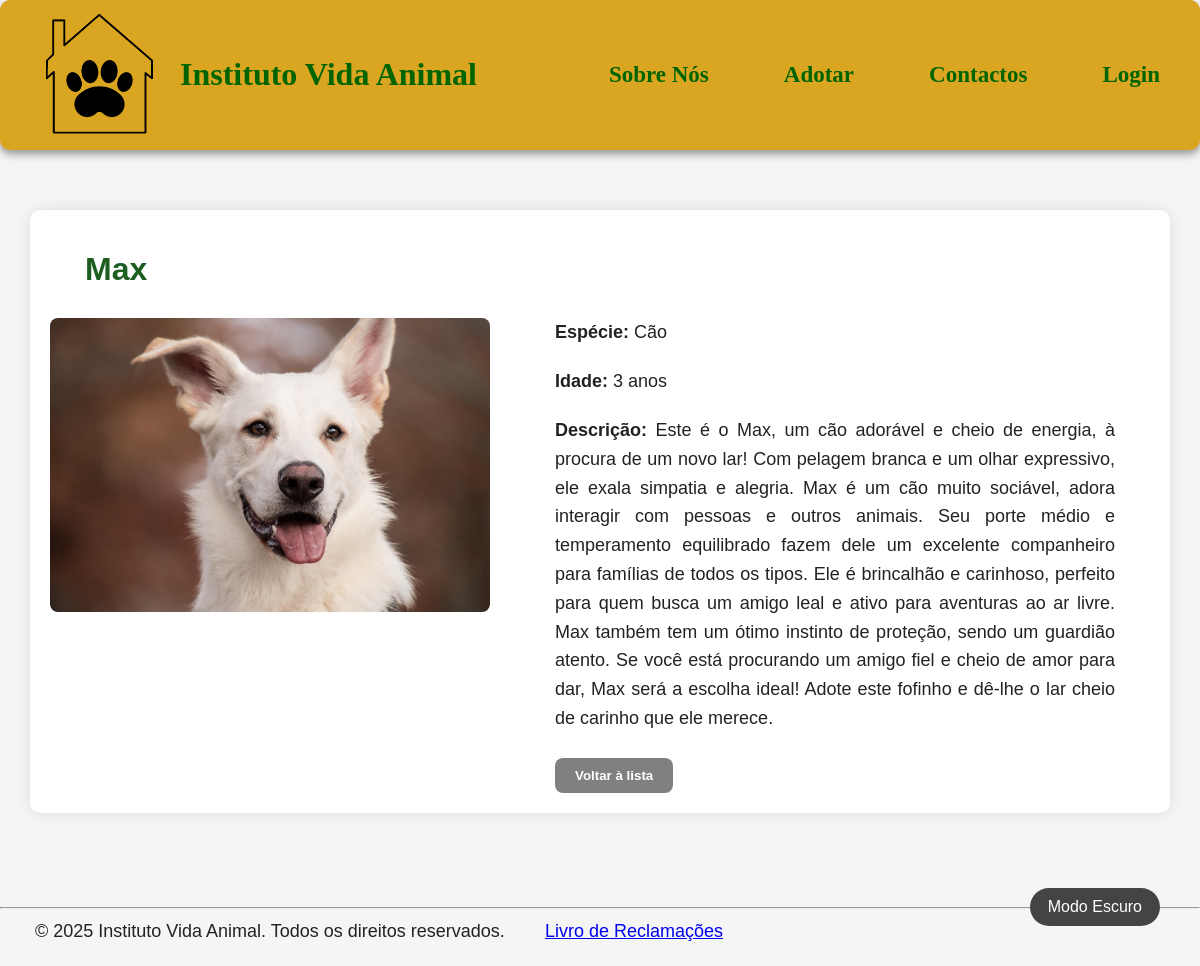
/animaisadc/12/, run on the app's committed database.
### app_adocao/models.py (models this page shows, shortened)
class Animal(models.Model):
    ESPECIES = (
        ('gato', 'Gato'),
        ('cao', 'Cão'),
    )
    nome = models.CharField(max_length=15)
    idade = models.IntegerField()
    especie = models.CharField(choices=ESPECIES)
    descricao = models.CharField(max_length=1000)
    imagem = models.ImageField(upload_to='imgAnimal/')
    padrinho = models.ForeignKey(
            User,
            on_delete=models.SET_NULL,
            null=True,
            blank=True,
            related_name='animais_apadrinhados'
        )

### app_adocao/views.py (the view)
# urls.py: path('animaisadc/<int:animal_id>/', views.animaisadc, name='animais_detalhe'),
def animaisadc(request, animal_id):
    animal = get_object_or_404(Animal, id=animal_id)
    return render(request, 'animais/animaisadc.html', {'animal': animal})

### app_adocao/templates/animais/animaisadc.html (shortened to what this page needs)
<!DOCTYPE html>
<html lang="pt">
    <head>
        {% load static %}
        <link rel="stylesheet" href="{% static 'css/style.css' %}">
        <link rel="stylesheet" href="{% static 'css/animais.css' %}">
        <link rel="stylesheet" href="{% static 'css/modoEscuro.css' %}">
    </head>
    <body>
        <header class="cabecalho">
            <div style="gap: 20px; display: flex; align-items: center;">
                <img src="{% static 'imagens/logo.png' %}" alt="Logo do Instituto Vida Animal" class="logo">
                <a class="home" href="/">Instituto Vida Animal</a>
            </div>
            <nav>
                <a style="font-size: 23px;" href="../../sobreNos">Sobre Nós</a>
                <a style="font-size: 23px;" href="../../adotar">Adotar</a>
                <a style="font-size: 23px;" href="../../contactos">Contactos</a>
                {% if user.is_authenticated %}
                    <span style="font-size: 20px; margin-right: 10px;">Olá, {{ user.username }}!</span>
                    <a style="font-size: 23px;" href="{% url 'logout' %}">Logout</a>
                {% else %}
                    <a style="font-size: 23px;" href="{% url 'sign_in' %}">Login</a>
                {% endif %}
            </nav>
        </header>
        <button id="darkModeToggle">Modo Escuro</button>
        <main>
            <h1>{{ animal.nome }}</h1>
            <div class="animal-detalhes">
                <img src="{{ animal.imagem.url }}" alt="Imagem de {{ animal.nome }}">
                <div class="animal-info">
                    <p><strong>Espécie:</strong> {{ animal.get_especie_display }}</p>
                    <p><strong>Idade:</strong> {{ animal.idade }} anos</p>
                    <p><strong>Descrição:</strong> {{ animal.descricao }}</p>
                    <div style="margin-top: 25px; margin-left: 35px;">
                        <a href="{% url 'adotar' %}"><button class="btn-voltar">Voltar à lista</button></a>
                    </div>
                </div>
            </div>
        </main>
        <br><br>
        <footer>
        <hr>
        <p>
            &copy; 2025 Instituto Vida Animal. Todos os direitos reservados.
            <a class="sign_up" style="margin-left: 35px;" href="https:/www.livroreclamacoes.pt/inicio" rel="noopener noreferrer" target="_blank">Livro de Reclamações</a>
        </p>
    </footer>
    </body>
</html>

### app_adocao/static/css/style.css (style rules this page uses)
body { font-family: Arial, sans-serif; background-color: whitesmoke; margin: 0; color: #222; padding-top: 160px; }
h1 { margin-left: 35px; font-family: 'Trebuchet MS', sans-serif; color: #1b5e20; }
p { text-align: justify; margin: 0 35px 20px 35px; font-size: large; line-height: 1.6; }
.cabecalho { display: flex; align-items: center; justify-content: space-between; padding: 0 40px; background-color: #daa520; border-radius: 10px; box-shadow: 0 4px 8px rgba(0, 0, 0, 0.404); height: 150px; position: fixed; top: 0; left: 0; right: 0; z-index: 1000; }
.logo { width: 120px; height: auto; }
.home { font-size: 32px; font-family: cursive; font-weight: bolder; color: darkgreen; text-decoration: none; }
nav { font-family: cursive; display: flex; gap: 75px; align-items: center; font-weight: bolder; }
nav a, nav span { font-size: 23px; }
a:link:not(.sign_up), a:visited:not(.sign_up) { color: darkgreen; text-decoration: none; }
button { background-color: darkgreen; color: white; padding: 8px 20px; border-radius: 8px; border: none; cursor: pointer; transition: 0.3s; }
.btn-voltar { background-color: gray !important; color: white; font-weight: bold; text-decoration: none; padding: 10px 20px; border-radius: 8px; display: inline-block; }
main { max-width: 1100px; margin: 50px auto; padding: 20px; background-color: white; border-radius: 10px; box-shadow: 0 0 15px rgba(0,0,0,0.1); }

### app_adocao/static/css/animais.css (style rules this page uses)
.animal-detalhes { display: flex; gap: 30px; align-items: flex-start; margin-top: 30px; }
.animal-detalhes img { max-width: 40%; height: auto; border-radius: 8px; object-fit: cover; }
.animal-info { flex: 1; }

### app_adocao/static/css/modoEscuro.css (style rules this page uses)
#darkModeToggle { cursor: pointer; font-size: 16px; padding: 10px 18px; border: none; border-radius: 50px; background-color: #444; color: white; transition: background-color 0.3s, transform 0.2s; margin: 20px; position: fixed; bottom: 20px; right: 20px; z-index: 1000; }

### data on the page
Animal: nome "Max", imagem (picture), especie "Cão", idade "3", descricao "Este é o Max, um cão adorável e cheio de energia, à procura de um novo lar! Com pelagem branca e um olhar expressivo, ele exala simpatia e alegria. Max é um cão muito sociável, adora interagir com pessoas e outros animais. Seu porte médio e temperamento equilibrado fazem dele um excelente companheiro para famílias de todos os tipos. Ele é brincalhão e carinhoso, perfeito para quem busca um amigo leal e ativo para aventuras ao ar livre. Max também tem um ótimo instinto de proteção, sendo um guardião atento. Se você está procurando um amigo fiel e cheio de amor para dar, Max será a escolha ideal! Adote este fofinho e dê-lhe o lar cheio de carinho que ele merece."
